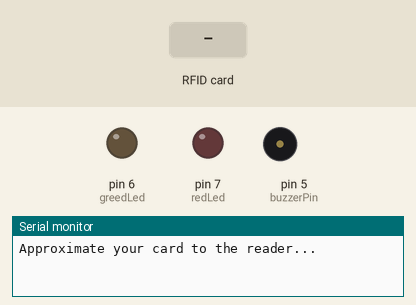
Simulated run of this sketch. Board: Arduino Uno, built with avr-gcc and run on an emulated ATmega328P. On the bench: output pins drawn as LEDs (lit = HIGH), buzzer (waves = sounding), the last lines printed to the serial monitor. The inputs (shaded band) are chosen by the test bench. Pins used as bus, display or sensor lines are not drawn.

Above: at 1.2 s.
1.3 s: RFID card F3 11 40 33 held to the reader
At 1.55 s:
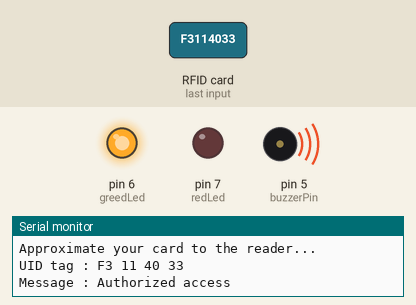
At 2.3 s:
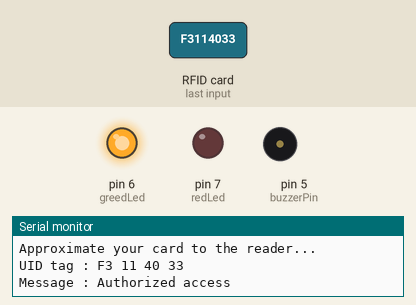
3.3 s: RFID card 5E 7A 19 C4 held to the reader
At 6.0 s:
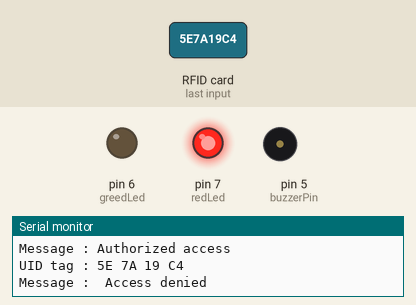
Timing chart, 0 to 8.8 s (numbered marks = the images above; inputs shaded):
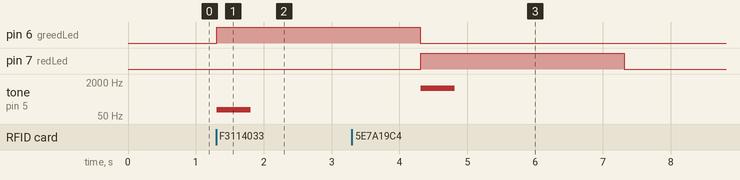

The sketch:

Project_6.ino
```cpp
////////////////////////////////////////////
///////// Atoms Labs -  @atomslabs /////////
///////// Arduino Kit - Project 6 //////////
////////////////////////////////////////////

#include <SPI.h>
#include <MFRC522.h>
#define SS_PIN 10
#define RST_PIN 9
const int buzzerPin = 5;
const int greedLed = 6;
const int redLed = 7;
// Create MFRC522 instance.
MFRC522 mfrc522(SS_PIN, RST_PIN);
void setup()
{
  // Initiate a serial communication
  Serial.begin(9600);
  pinMode(buzzerPin,OUTPUT);
  pinMode(greedLed,OUTPUT);
  pinMode(redLed,OUTPUT);
  digitalWrite(buzzerPin,LOW);
  digitalWrite(greedLed,LOW);
  digitalWrite(redLed,LOW);
  // Initiate  SPI bus
  SPI.begin();
  // Initiate MFRC522
  mfrc522.PCD_Init();
  Serial.println("Approximate your card to the reader...");
  Serial.println();
}
void loop()
{
  // Look for new cards
  if ( ! mfrc522.PICC_IsNewCardPresent())
  {
    return;
  }
  // Select one of the cards
  if ( ! mfrc522.PICC_ReadCardSerial())
  {
    return;
  }
  //Show UID on serial monitor
  Serial.print("UID tag :");
  String content= "";
  byte letter;
  for (byte i = 0; i < mfrc522.uid.size; i++)
  {
     Serial.print(mfrc522.uid.uidByte[i] < 0x10 ? " 0" : " ");
     Serial.print(mfrc522.uid.uidByte[i], HEX);
     content.concat(String(mfrc522.uid.uidByte[i] < 0x10 ? " 0" : " "));
     content.concat(String(mfrc522.uid.uidByte[i], HEX));
  }
  Serial.println();
  Serial.print("Message : ");
  content.toUpperCase();
  //change here the UID of the card/cards that you want to give access
  if (content.substring(1) == "F3 11 40 33")
  {
    Serial.println("Authorized access");
    Serial.println();
    tone(buzzerPin,100,500);
    digitalWrite(greedLed,HIGH);
    digitalWrite(redLed,LOW);
  }
 else   {
    Serial.println(" Access denied");
    tone(buzzerPin,1000,500);
    digitalWrite(greedLed,LOW);
    digitalWrite(redLed,HIGH);
  }
  delay(3000);
  digitalWrite(greedLed,LOW);
  digitalWrite(redLed,LOW);
}
```

Measured:
- after the input at 1.3 s, pin 6 (greedLed): LOW → HIGH at once; tone on pin 5 (buzzerPin): silent → 100 Hz at once, → silent 0.50 s later
- after the input at 3.3 s, pin 7 (redLed): LOW → HIGH after 1.0 s, → LOW 3.0 s later; tone on pin 5 (buzzerPin): silent → 1000 Hz after 1.0 s, → silent 0.50 s later
